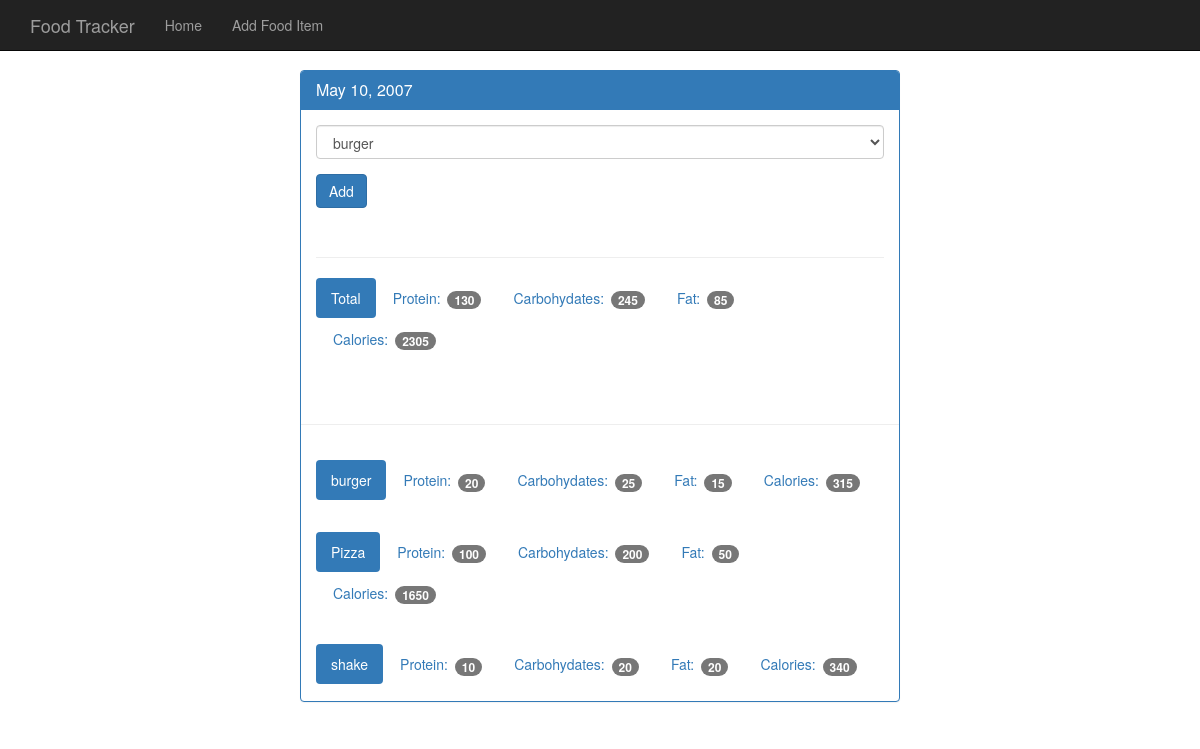
The app's page /view/20070510 with its own data.
### tables this page shows
CREATE TABLE food (
    id integer primary key autoincrement,
    name text not null,
    protein integer not null,
    carbohydrates integer not null,
    fat integer not null,
    calories integer not null
);

### app.py (the view)
@app.route('/view/<date>', methods=['GET','POST'])
def view(date):
    db = get_db()
    cur = db.execute('select id, entry_date from log_date where entry_date = ?', [date])
    date_result = cur.fetchone()
    if request.method == 'POST':
        db.execute('insert into food_date (food_id, log_date_id) values (?,?)', [request.form['food-select'], date_result['id']])
        db.commit()
    d = datetime.strptime(str(date_result['entry_date']), '%Y%m%d')
    pretty_date = datetime.strftime(d, '%B %d, %Y')
    food_cur = db.execute('select id, name from food')
    food_result = food_cur.fetchall()
    log_cur = db.execute('''select food.name, food.protein, food.carbohydrates, food.fat, food.calories
                        from log_date
                        join food_date on food_date.log_date_id = log_date.id
                        join food on food.id = food_date.food_id
                        where log_date.entry_date = ?''', [date])
    log_results = log_cur.fetchall()
    totals = {}
    totals['protein'] = 0
    totals['carbohydrates'] = 0
    totals['fat'] = 0
    totals['calories'] = 0
    for food in log_results:
        totals['protein'] += food['protein']
        totals['carbohydrates'] += food['carbohydrates']
        totals['fat'] += food['fat']
        totals['calories'] += food['calories']
    return render_template('day.html',  entry_date = date_result['entry_date'],
                                        pretty_date = pretty_date,
                                        food_result = food_result,
                                        log_results = log_results,
                                        totals = totals)

### database.py (called while the page is built)
def connect_db():
    sql = sqlite3.connect('/home/honza/Dokumenty/Python_Flask_Udemy/foot_app/food_log.db')
    sql.row_factory = sqlite3.Row
    return sql

def get_db():
    if not hasattr(g, 'sqlite_db'):
        g.sqlite_db = connect_db()
    return g.sqlite_db

### templates/day.html
{% extends "base.html" %}
{% block body %}
    <nav class="navbar navbar-inverse navbar-fixed-top">
      <div class="container">
        <div class="navbar-header">
          <a class="navbar-brand" href="{{ url_for('index') }}">Food Tracker</a>
        </div>
        <div id="navbar" class="navbar-collapse collapse">
          <ul class="nav navbar-nav">
            <li><a href="{{ url_for('index') }}">Home</a></li>
            <li><a href="{{ url_for('food') }}">Add Food Item</a></li>
          </ul>
        </div>
      </div>
    </nav>
    <div class="container theme-showcase col-sm-6 col-sm-offset-3" role="main">
      <div class="row">
        <div>
          <div class="panel panel-primary">
            <div class="panel-heading">
              <h3 class="panel-title">{{ pretty_date }}</h3>
            </div>
            <div class="panel-body">
              <form method="POST" action="{{ url_for('view', date = entry_date) }}">
                <div class="form-group">
                  <select class="form-control" name="food-select">
                    {% for food in food_result %}
                    <option value="{{ food.id }}" >{{ food.name }}</option>
                    {% endfor %}
                  </select>
                </div>
                <button type="submit" class="btn btn-primary">Add</button>
              </form>
              <div class="page-header"></div>
              <ul class="nav nav-pills" role="tablist">
                <li class="active"><a>Total</a></li>
                <li><a>Protein: <span class="badge">{{ totals.protein }}</span></a></li>
                <li><a>Carbohydates: <span class="badge">{{ totals.carbohydrates }}</span></a></li>
                <li><a>Fat: <span class="badge">{{ totals.fat }}</span></a></li>
                <li><a>Calories: <span class="badge">{{ totals.calories }}</span></a></li>
              </ul>
            </div>
            <div class="page-header"></div>
            {% for food in log_results %}
            <div class="panel-body">
              <ul class="nav nav-pills" role="tablist">
                <li class="active"><a>{{ food.name }}</a></li>
                <li><a>Protein: <span class="badge">{{ food.protein }}</span></a></li>
                <li><a>Carbohydates: <span class="badge">{{ food.carbohydrates }}</span></a></li>
                <li><a>Fat: <span class="badge">{{ food.fat }}</span></a></li>
                <li><a>Calories: <span class="badge">{{ food.calories }}</span></a></li>
              </ul>
            </div>
            {% endfor %}
          </div>
        </div>
      </div>
    </div>
{% endblock %}

### templates/base.html (shortened to what this page needs)
<!DOCTYPE html>
<html lang="cz">
  <head>
    <link href="{{ url_for('static', filename= 'bootstrap.min.css' )}}" rel="stylesheet">
    <link href="{{ url_for('static', filename = 'theme.css' )}}" rel="stylesheet">
  </head>
  <body>
{% block body %}{% endblock %}
  </body>
</html>

### static/theme.css (style rules this page uses)
body { padding-top: 70px; padding-bottom: 30px; }

### records on screen
food: name "burger", protein "20", carbohydrates "25", fat "15", calories "315"
food: name "Pizza", protein "100", carbohydrates "200", fat "50", calories "1650"
food: name "shake", protein "10", carbohydrates "20", fat "20", calories "340"

### other values on screen
{{ pretty_date }} "May 10, 2007"
{{ totals.protein }} "130"
{{ totals.carbohydrates }} "245"
{{ totals.fat }} "85"
{{ totals.calories }} "2305"
form field food-select "burger"
